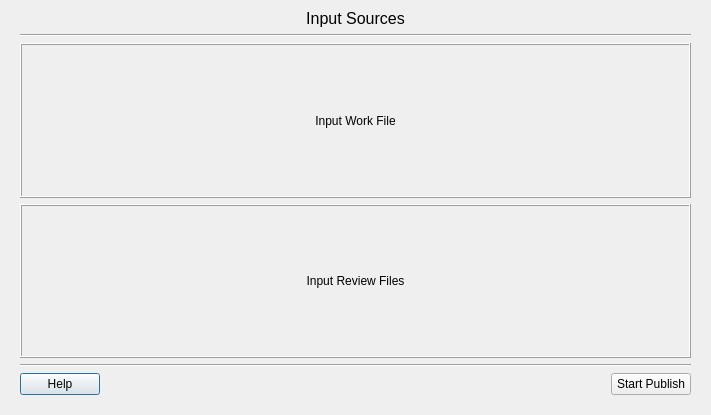
<?xml version="1.0" encoding="UTF-8"?>
<ui version="4.0">
 <class>PublishDialog</class>
 <widget class="QDialog" name="PublishDialog">
  <property name="geometry">
   <rect>
    <x>0</x>
    <y>0</y>
    <width>711</width>
    <height>415</height>
   </rect>
  </property>
  <property name="windowTitle">
   <string>agio Publisher v0.0.1 DEMO</string>
  </property>
  <layout class="QVBoxLayout" name="verticalLayout_5">
   <property name="topMargin">
    <number>0</number>
   </property>
   <item>
    <widget class="QStackedWidget" name="stackedWidget">
     <property name="currentIndex">
      <number>0</number>
     </property>
     <widget class="QWidget" name="page">
      <layout class="QVBoxLayout" name="verticalLayout_9" stretch="0,0,1,1,0,0">
       <item>
        <widget class="QLabel" name="label">
         <property name="text">
          <string>&lt;html&gt;&lt;head/&gt;&lt;body&gt;&lt;p&gt;&lt;span style=&quot; font-size:12pt;&quot;&gt;Input Sources&lt;/span&gt;&lt;/p&gt;&lt;/body&gt;&lt;/html&gt;</string>
         </property>
         <property name="alignment">
          <set>Qt::AlignCenter</set>
         </property>
        </widget>
       </item>
       <item>
        <widget class="Line" name="line_2">
         <property name="orientation">
          <enum>Qt::Horizontal</enum>
         </property>
        </widget>
       </item>
       <item>
        <layout class="QVBoxLayout" name="drop_wd_1_ly">
         <item>
          <widget class="QFrame" name="frame">
           <property name="frameShape">
            <enum>QFrame::Box</enum>
           </property>
           <property name="frameShadow">
            <enum>QFrame::Raised</enum>
           </property>
           <layout class="QVBoxLayout" name="verticalLayout_2">
            <item>
             <widget class="QLabel" name="label_2">
              <property name="text">
               <string>Input Work File</string>
              </property>
              <property name="alignment">
               <set>Qt::AlignCenter</set>
              </property>
             </widget>
            </item>
           </layout>
          </widget>
         </item>
        </layout>
       </item>
       <item>
        <layout class="QVBoxLayout" name="drop_wd_2_ly">
         <item>
          <widget class="QFrame" name="frame_2">
           <property name="frameShape">
            <enum>QFrame::Box</enum>
           </property>
           <property name="frameShadow">
            <enum>QFrame::Raised</enum>
           </property>
           <layout class="QVBoxLayout" name="verticalLayout_3">
            <item>
             <widget class="QLabel" name="label_3">
              <property name="text">
               <string>Input Review Files</string>
              </property>
              <property name="alignment">
               <set>Qt::AlignCenter</set>
              </property>
             </widget>
            </item>
           </layout>
          </widget>
         </item>
        </layout>
       </item>
       <item>
        <widget class="Line" name="line">
         <property name="orientation">
          <enum>Qt::Horizontal</enum>
         </property>
        </widget>
       </item>
       <item>
        <layout class="QHBoxLayout" name="horizontalLayout_2">
         <item>
          <widget class="QPushButton" name="help_btn">
           <property name="text">
            <string>Help</string>
           </property>
          </widget>
         </item>
         <item>
          <spacer name="horizontalSpacer_2">
           <property name="orientation">
            <enum>Qt::Horizontal</enum>
           </property>
           <property name="sizeHint" stdset="0">
            <size>
             <width>40</width>
             <height>20</height>
            </size>
           </property>
          </spacer>
         </item>
         <item>
          <widget class="QPushButton" name="start_btn">
           <property name="text">
            <string>Start Publish</string>
           </property>
          </widget>
         </item>
        </layout>
       </item>
      </layout>
     </widget>
     <widget class="QWidget" name="page_2">
      <layout class="QVBoxLayout" name="verticalLayout_6">
       <item>
        <widget class="QLabel" name="label_4">
         <property name="text">
          <string>&lt;html&gt;&lt;head/&gt;&lt;body&gt;&lt;p align=&quot;center&quot;&gt;&lt;span style=&quot; font-size:12pt;&quot;&gt;Publishing in progress...&lt;/span&gt;&lt;/p&gt;&lt;/body&gt;&lt;/html&gt;</string>
         </property>
        </widget>
       </item>
       <item>
        <widget class="QTextBrowser" name="output_tb"/>
       </item>
       <item>
        <layout class="QHBoxLayout" name="horizontalLayout">
         <item>
          <spacer name="horizontalSpacer">
           <property name="orientation">
            <enum>Qt::Horizontal</enum>
           </property>
           <property name="sizeHint" stdset="0">
            <size>
             <width>40</width>
             <height>20</height>
            </size>
           </property>
          </spacer>
         </item>
         <item>
          <widget class="QPushButton" name="cancel_btn">
           <property name="text">
            <string>Cancel</string>
           </property>
          </widget>
         </item>
        </layout>
       </item>
      </layout>
     </widget>
     <widget class="QWidget" name="page_3">
      <layout class="QVBoxLayout" name="verticalLayout_7" stretch="0,0,1,0,0">
       <item>
        <widget class="QLabel" name="label_5">
         <property name="text">
          <string>&lt;html&gt;&lt;head/&gt;&lt;body&gt;&lt;p align=&quot;center&quot;&gt;&lt;span style=&quot; font-size:12pt;&quot;&gt;Publishing Done!&lt;/span&gt;&lt;/p&gt;&lt;/body&gt;&lt;/html&gt;</string>
         </property>
        </widget>
       </item>
       <item>
        <widget class="Line" name="line_3">
         <property name="orientation">
          <enum>Qt::Horizontal</enum>
         </property>
        </widget>
       </item>
       <item>
        <widget class="QLabel" name="report_lb">
         <property name="text">
          <string>Report...</string>
         </property>
         <property name="alignment">
          <set>Qt::AlignLeading|Qt::AlignLeft|Qt::AlignTop</set>
         </property>
        </widget>
       </item>
       <item>
        <widget class="Line" name="line_4">
         <property name="orientation">
          <enum>Qt::Horizontal</enum>
         </property>
        </widget>
       </item>
       <item>
        <layout class="QHBoxLayout" name="horizontalLayout_3">
         <item>
          <spacer name="horizontalSpacer_3">
           <property name="orientation">
            <enum>Qt::Horizontal</enum>
           </property>
           <property name="sizeHint" stdset="0">
            <size>
             <width>40</width>
             <height>20</height>
            </size>
           </property>
          </spacer>
         </item>
         <item>
          <widget class="QPushButton" name="restart_btn">
           <property name="text">
            <string>Restart</string>
           </property>
          </widget>
         </item>
         <item>
          <widget class="QPushButton" name="close_btn">
           <property name="text">
            <string>Close</string>
           </property>
          </widget>
         </item>
        </layout>
       </item>
      </layout>
     </widget>
    </widget>
   </item>
  </layout>
 </widget>
 <resources/>
 <connections/>
</ui>
